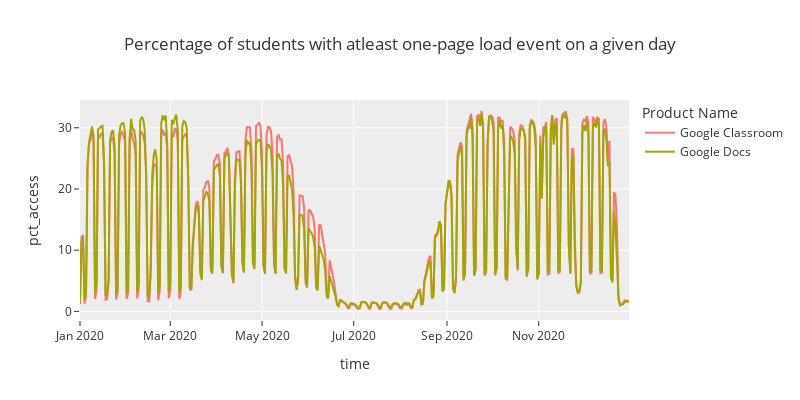
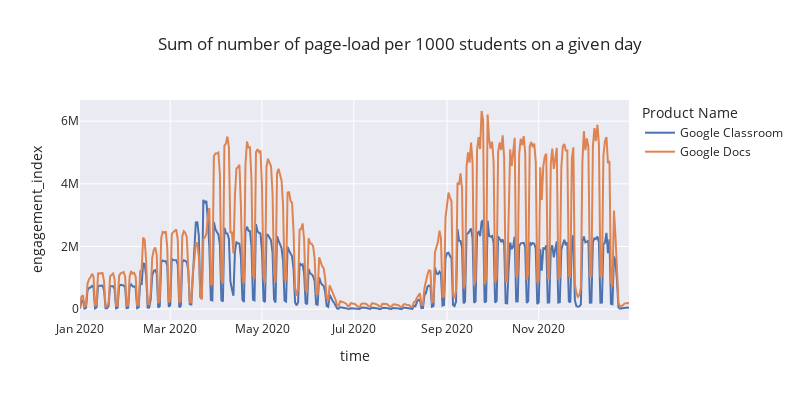

These figures' notebook cell, in order:
### Code cell
from plotly.offline import plot, iplot, init_notebook_mode
init_notebook_mode(connected=True)
import plotly
import plotly.graph_objects as go
import plotly.express as px

class_doc=merged[(merged["Product Name"]=="Google Classroom")|(merged["Product Name"]=="Google Docs")]
pct=class_doc.groupby(["time", "Product Name"])["pct_access"].mean().to_frame().reset_index()
eng=class_doc.groupby(["time", "Product Name"])["engagement_index"].sum().to_frame().reset_index()
# plot
fig = px.line(pct, x="time", y="pct_access", color='Product Name',title='Percentage of students with atleast one-page load event on a given day',
              template="ggplot2", width=800, height=400)
fig.show()

fig = px.line(eng, x="time", y="engagement_index",title='Sum of number of page-load per 1000 students on a given day', color='Product Name',
              template="seaborn", width=800, height=400)
fig.show()

### Figure 1 — Plotly figure (JSON) as saved in the notebook; plotly's stock layout.template omitted (floating-point values rounded to 4 significant figures; data arrays with more than 128 entries replaced by an {"elided": "..."} marker saying what was removed)
{"data": [{"hovertemplate": "Product Name=Google Classroom<br>time=%{x}<br>pct_access=%{y}<extra></extra>", "legendgroup": "Google Classroom", "line": {"color": "#F8766D", "dash": "solid"}, "mode": "lines", "name": "Google Classroom", "orientation": "v", "showlegend": true, "type": "scatter", "x": {"elided": "366 str values"}, "xaxis": "x", "y": {"elided": "366 float values"}, "yaxis": "y"}, {"hovertemplate": "Product Name=Google Docs<br>time=%{x}<br>pct_access=%{y}<extra></extra>", "legendgroup": "Google Docs", "line": {"color": "#A3A500", "dash": "solid"}, "mode": "lines", "name": "Google Docs", "orientation": "v", "showlegend": true, "type": "scatter", "x": {"elided": "366 str values"}, "xaxis": "x", "y": {"elided": "366 float values"}, "yaxis": "y"}], "layout": {"height": 400, "legend": {"title": {"text": "Product Name"}, "tracegroupgap": 0}, "title": {"text": "Percentage of students with atleast one-page load event on a given day"}, "width": 800, "xaxis": {"anchor": "y", "domain": [0, 1], "title": {"text": "time"}, "type": "date", "range": ["2020-01-01", "2020-12-31"], "autorange": true}, "yaxis": {"anchor": "x", "domain": [0, 1], "title": {"text": "pct_access"}, "type": "linear", "range": [-1.41, 34.54], "autorange": true}}}

### Figure 2 — Plotly figure (JSON) as saved in the notebook; plotly's stock layout.template omitted (floating-point values rounded to 4 significant figures; data arrays with more than 128 entries replaced by an {"elided": "..."} marker saying what was removed)
{"data": [{"hovertemplate": "Product Name=Google Classroom<br>time=%{x}<br>engagement_index=%{y}<extra></extra>", "legendgroup": "Google Classroom", "line": {"color": "rgb(76,114,176)", "dash": "solid"}, "mode": "lines", "name": "Google Classroom", "orientation": "v", "showlegend": true, "type": "scatter", "x": {"elided": "366 str values"}, "xaxis": "x", "y": {"elided": "366 float values"}, "yaxis": "y"}, {"hovertemplate": "Product Name=Google Docs<br>time=%{x}<br>engagement_index=%{y}<extra></extra>", "legendgroup": "Google Docs", "line": {"color": "rgb(221,132,82)", "dash": "solid"}, "mode": "lines", "name": "Google Docs", "orientation": "v", "showlegend": true, "type": "scatter", "x": {"elided": "366 str values"}, "xaxis": "x", "y": {"elided": "366 float values"}, "yaxis": "y"}], "layout": {"height": 400, "legend": {"title": {"text": "Product Name"}, "tracegroupgap": 0}, "title": {"text": "Sum of number of page-load per 1000 students on a given day"}, "width": 800, "xaxis": {"anchor": "y", "domain": [0, 1], "title": {"text": "time"}, "type": "date", "range": ["2020-01-01", "2020-12-31"], "autorange": true}, "yaxis": {"anchor": "x", "domain": [0, 1], "title": {"text": "engagement_index"}, "type": "linear", "range": [-346500.0, 6676000.0], "autorange": true}}}
